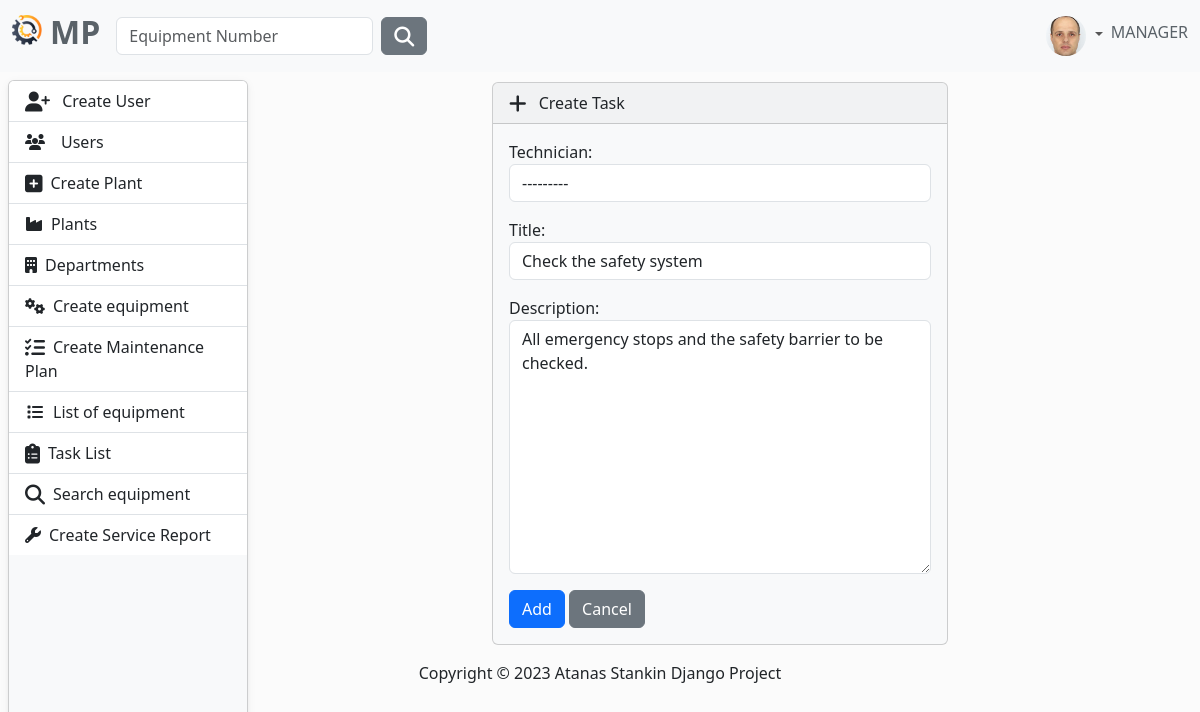
The app's page /task/create-task/9/ (signed in) with its own data.
### MaintenancePlanner/accounts/models.py (models this page shows, shortened)
class AppUser(AbstractUser, PermissionsMixin):
    username = models.CharField(
        max_length=30,
        validators=[
            MinLengthValidator(4),
        ],
        unique=True,
    )
    first_name = models.CharField(
        max_length=30,
        validators=[
            MinLengthValidator(2),
            user_name_validator,
        ]
    )
    last_name = models.CharField(
        max_length=30,
        validators=[
            MinLengthValidator(2),
            user_name_validator,
        ]
    )
    email = models.EmailField(unique=True)
    class Role(models.TextChoices):
        MANAGER = "MANAGER", 'Manager'
        SUPERVISOR = "SUPERVISOR", 'Supervisor'
        OPERATOR = "OPERATOR", 'Operator'
    role = models.CharField(max_length=50, choices=Role.choices)

class Profile(models.Model):
    user = models.OneToOneField(AppUser, on_delete=models.CASCADE)
    image = models.ImageField(
        default='images/default.jpg',
        null=True,
        blank=True,
        upload_to='images/'
    )

### MaintenancePlanner/maintenance_plan/models.py (models this page shows, shortened)
class Operation(models.Model):
    title = models.CharField(
        max_length=30,
    )
    description = models.TextField()
    maintenance_plan = models.ForeignKey(
        to=MaintenancePlanModel,
        on_delete=models.CASCADE,
    )

### MaintenancePlanner/accounts/decorators.py (the view)
        def wrapper_func(request, *args, **kwargs):
            if request.user.role in allowed_roles:
                return view_func(request, *args, **kwargs)
            else:
                return redirect('home-page')

### MaintenancePlanner/task/forms.py
class CreateTaskForm(forms.ModelForm):
    def __init__(self, *args, **kwargs):
        super().__init__(*args, **kwargs)
        self.fields['technician'].queryset = AppUser.objects.filter(role='OPERATOR')
    class Meta:
        model = Task
        exclude = ('complete', 'equipment')
        widgets = {
            'technician': forms.Select(attrs={'class': 'form-control'}),
            'title': forms.TextInput(attrs={'class': 'form-control'}),
            'description': forms.Textarea(attrs={'class': 'form-control'}),
            'created_on': forms.DateInput(format="%d/%m/%Y", attrs={'class': 'form-control', 'type': 'date'}),
        }

### MaintenancePlanner/task/views.py (called while the page is built)
@login_required
@allowed_users(allowed_roles=['MANAGER', 'SUPERVISOR'])
def create_task(request, pk):
    operation = Operation.objects.get(pk=pk)
    mp = operation.maintenance_plan
    if request.method == 'POST':
        form = CreateTaskForm(request.POST)
        if form.is_valid():
            task = form.save(commit=False)
            task.equipment = operation.maintenance_plan.equipment
            task.save()
            return redirect(reverse('mp-details', kwargs={'pk': mp.id}))
    else:
        form = CreateTaskForm(instance=operation)
    context = {
        'form': form,
        'operation': operation,
    }
    return render(request, 'create-task.html', context)

### MaintenancePlanner/task/templates/create-task.html (shortened to what this page needs)
{% extends 'base.html' %}
{% load crispy_forms_filters %}
{% block content %}
    <div class="row justify-content-center">
            <div class="col-6">
                <div class="card bg-light mb-3" style="max-width: 200rem;">
                  <div class="card-header">
                      <i class="fa-solid fa-plus fa-lg me-2"></i> Create Task
                  </div>
                  <div class="card-body">
                      <form action="" method="POST">
                          {{ form.as_p }}
                          <button type="submit" class="btn btn-primary">Add</button>
                          <a href="{% url 'home-page' %}" class="btn btn-secondary">Cancel</a>
                      </form>
                  </div>
            </div>
            </div>
        </div>
{% endblock %}

### templates/partials/navbar.html (shortened to what this page needs)
{% load static %}
<nav class="navbar navbar-expand-lg bg-light fixed-top" data-bs-theme="light">
    <div class="container-fluid">
        <a class="navbar-brand" href="{% url 'home-page' %}">
            <ul class="navbar-nav ms-auto d-flex flex-row">
                <li><img class="logo me-2" src="{% static 'img/logo.png' %}" alt="logo" height="30"></li>
                <li><h2 style="color: #5a6268; font-weight: bold">MP</h2></li>
            </ul>
        </a>
        <div class="collapse navbar-collapse" id="navbarColor01">
            {% if user.is_authenticated %}
                <form class="d-flex" method=POST action="{% url 'search-equipment' %}">
                    <input class="form-control me-sm-2" type="search" placeholder="Equipment Number"
                           name="number">
                    <button class="btn btn-secondary my-2 my-sm-0" type="submit"><i
                            class="fa-solid fa-magnifying-glass fa-lg"></i></button>
                </form>
            {% endif %}
            <ul class="navbar-nav ms-auto d-flex flex-row">
                {% if not request.user.is_authenticated %}
                    <li class="nav-item">
                        <a class="nav-link" href="{% url 'login' %}"><i
                                class="fa-solid fa-right-to-bracket fa-lg me-2"></i>Sig In
                        </a>
                    </li>
                {% else %}
                    <li class="nav-item dropdown d-flex align-items-center">
                        <div class="btn-group dropdown">
                            <a class="nav-link dropdown-toggle" data-bs-toggle="dropdown" href="#" role="button"
                               aria-haspopup="true" aria-expanded="false">
                                {% if user.profile.image %}
                                    <img src="{{ user.profile.image.url }}" class="rounded-circle" height="40"
                                         loading="lazy"/>
                                {% else %}
                                    <img src="{% static 'img/profile-img.png' %}" class="rounded-circle" height="40"
                                         loading="lazy"/>
                                {% endif %}
                            </a>
                        </div>
                        <h6 style="color: #5a6268">{{ request.user.role }}</h6>
                    </li>
                {% endif %}
            </ul>
        </div>
    </div>
</nav>

### static/css/body.css (style rules this page uses)
body { background-color: #fbfbfb; }

### records on screen
AppUser: profile.image (picture), user.role "MANAGER"
Operation: title "Check the safety system", description "All emergency stops and the safety barrier to be checked."
